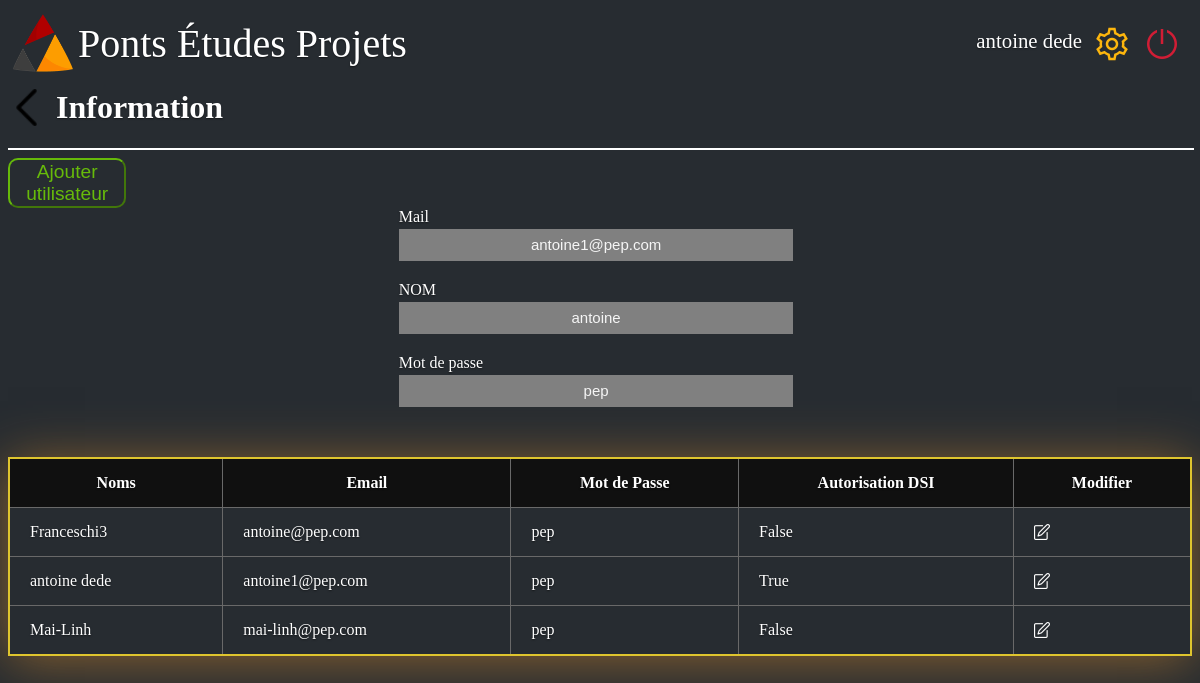
Page /information/antoine dede on the earlier database version.
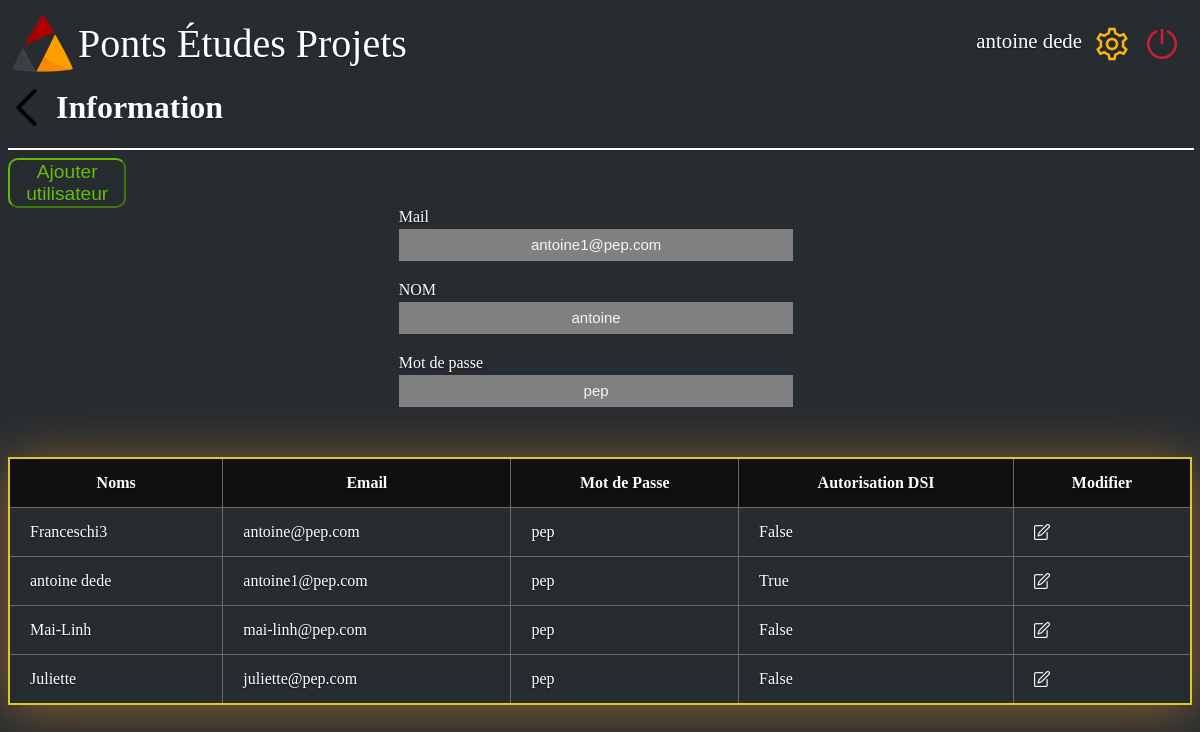
Same page on the later database version.
### web/site.py (models this page shows, shortened)
class db_utilisateurs(db.Model):
    _id = db.Column("id", db.Integer, primary_key= True)
    name = db.Column(db.String(100))
    email = db.Column(db.String(100))
    mdp = db.Column(db.String(100))
    dsi = db.Column(db.Boolean)

### web/site.py (the view, shortened to what this page needs)
@app.route('/information/<name>',methods=["POST", "GET"])
def information(name):
    utilisateur = db_utilisateurs.query.filter_by(name=name).first()
    utilisateur_name=utilisateur.name
    utilisateur_name=utilisateur.name
    mail = utilisateur.email
    dsi = utilisateur.dsi
    mdp = utilisateur.mdp
    print(mail)
    return render_template("information.html",name=name,utilisateur_name=utilisateur_name,mdp=mdp,mail=mail,dsi=dsi, BDD_utilisateur=db_utilisateurs.query.all())

### web/templates/information.html (shortened to what this page needs)
<!DOCTYPE html>
<html>
    <head>
        <link rel="stylesheet" href={{ url_for('static', filename='style_information4.css') }}/>
    </head>
    <body>
        <div class="barre_principale">
            <div class="logo_junior">
                <a href="/home/{{name}}">
                    <img class= "logo_pep" src={{ url_for('static', filename='PEPLOGO.png') }}  alt= "Logo pep"/>
                    <div class="Junior">Ponts Études Projets</div>
                </a>
            </div>
            <div>
                <nav>
                    <ul class="navbar-nav">
                        <li class="user_name"><a class="user" href="#">{{name}}</a></li>
                        <li class="nav-item"><a href="#"><img src={{ url_for('static', filename='settings.png') }} alt="bouton reglage" ></a></li>
                        <li class="nav-item"><a href='/login'><img src={{ url_for('static', filename='shutdown.png') }} alt="bouton shutdown" ></a></li>
                    </ul>
                </nav>
            </div>
        </div>
        <h1 class="page_title">
            <a href="/home/{{name}}">
                <img src={{ url_for('static', filename='back1.png') }} alt="bouton retour">
            </a>
            &nbsp; Information
        </h1>
        <hr color="white" style="width: 100%;">
        {% if dsi == 1 %}
            <button class="valider" type="submit" width="50%">Ajouter utilisateur</button>
        {% endif %}
        <form class="form-signin" method="post">
            <div >
                <div class="form-label-group">
                    <label for="input_mail">Mail</label>
                    <br>
                    <input name="_mail"   class="form-mdp" required="required" value ={{mail}} />
                </div>
                <div class="form-label-group">
                    <label for="input_prenom">NOM</label>
                    <br>
                    <input name="_name"   class="form-mdp" required="required" value ={{utilisateur_name}} />
                </div>
                <div class="form-label-group">
                    <label for="input_mdp">Mot de passe</label>
                    <br>
                    <input name="_mdp"  class="form-mdp" required="required" value ={{mdp}} />
                </div>
            </div>
        </form>
        {% if dsi == 1 %}
            <table class="tableau-style">
                <thead>
                    <tr>
                        <th>Noms</th>
                        <th>Email</th>
                        <th>Mot de Passe</th>
                        <th>Autorisation DSI</th>
                        <th>Modifier</th>
                    </tr>
                </thead>
                <tbody class="case">
                    {% for utilisateur in BDD_utilisateur %}
                        <tr>
                            <td>{{utilisateur.name}}</td>
                            <td>{{utilisateur.email}}</td>
                            <td>{{utilisateur.mdp}}</td>
                            <td>{{utilisateur.dsi}}</td>
                            <td><a href ='/add_delete_information/{{name}}/{{utilisateur._id}}' ><img src={{ url_for('static', filename='edit1.png') }} class="edit" height="16" width="16" ></a></td>
                        </tr>
                    {% endfor %}
                </tbody>
            </table>
        {% endif %}
    </body>
</html>

### web/static/style_information4.css (style rules this page uses)
html { height: 100%; width: 100%; background-color : #272C31; }
body { background-color : #272C31; height: 100%; background-color: transparent; color: white; text-shadow: 0 .05rem .1rem rgba(0, 0, 0, .5); }
.barre_principale { height: 60px; display: flex; justify-content: space-between; }
.page_title { display: flex; }
.logo_pep { width: 60px; height: 60px; }
ul { list-style-type: none; display:flex; text-decoration:none; }
.logo_pep { float: left; margin: 5px; }
.user_name { margin-top:5px ; }
.Junior { margin-top: 12px; display: flex; font-size: 250%; }
nav a { font-size: 1.3em; color: white; text-shadow: 0 .05rem .1rem rgba(0, 0, 0, .5); text-decoration: none; }
nav li { margin-right: 10px; }
a { text-decoration:none; color:white; display:flex; }
.form-mdp { text-align: center; font-size: 15px; color:whitesmoke; margin-top: 3px; height: 30px; border: gray; background-color: gray; margin-left: 33%; width: 33%; margin-bottom: 20px; }
label { margin-left: 33%; }
.valider { width: 10%; font-size: larger; border-radius: 10px; height: 50px; border-color:rgba(119, 223, 0, 0.797); background-color: transparent; color:rgba(119, 223, 0, 0.797); }
.tableau-style { border-collapse: collapse; min-width: 100%; box-shadow: 0 5px 50px rgba(223, 143, 46, 0.529); cursor: pointer; margin: 30px auto; border: 2px solid rgb(223, 197, 46); }
thead tr { background-color: rgb(16, 16, 16); }
th, td { padding: 15px 20px; }
tbody, tr, td, th { border: 1px solid #696969; }

Differences in the rows shown:
added db_utilisateurs: name "Juliette", email "juliette@pep.com", mdp "pep", dsi "False"
